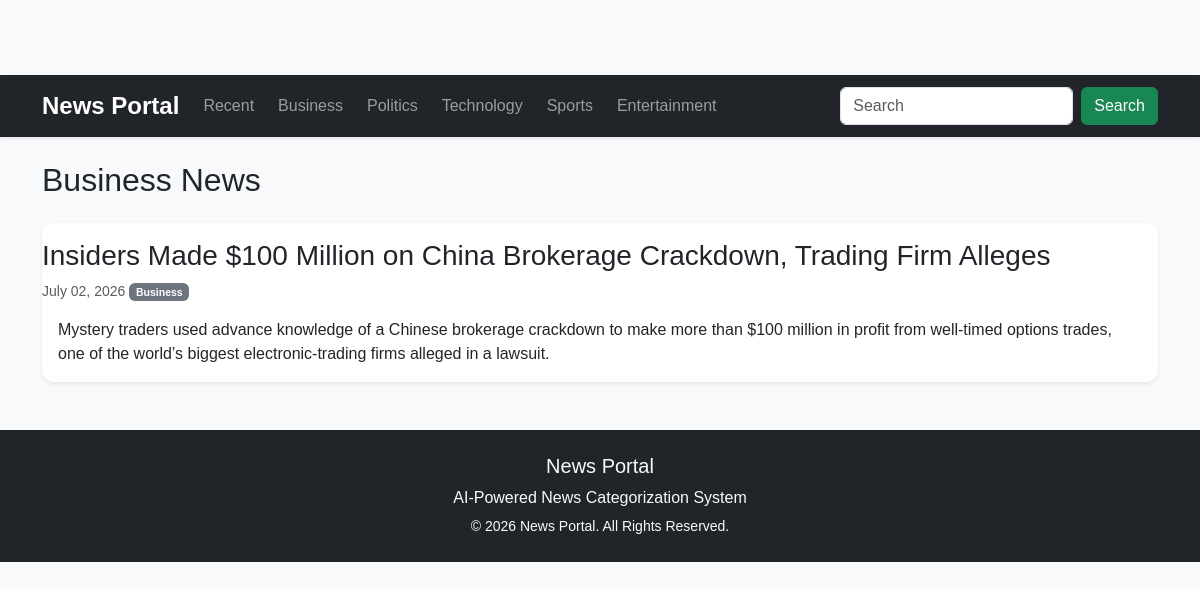
The app's page /business/ with its own data.
### news/models.py (models this page shows, shortened)
class News(models.Model):
    STATUS = (
        ("Draft", "Draft"),
        ("Published", "Published"),
    )
    title = models.CharField(max_length=300)
    content = models.TextField()
    image = models.ImageField(
        upload_to="news_images/",
        blank=True,
        null=True
    )
    auto_category = models.CharField(
        max_length=50,
        blank=True
    )
    category = models.ForeignKey(
        Category,
        on_delete=models.SET_NULL,
        null=True,
        blank=True
    )
    author = models.ForeignKey(
        User,
        on_delete=models.CASCADE
    )
    status = models.CharField(
        max_length=20,
        choices=STATUS,
        default="Draft"
    )
    views = models.IntegerField(default=0)
    created_at = models.DateTimeField(auto_now_add=True)
    updated_at = models.DateTimeField(auto_now=True)

class Category(models.Model):
    name = models.CharField(max_length=50, unique=True)
    def __str__(self):
        return self.name

### news/views.py (the view)
# urls.py: path("business/", views.business, name="business"),
def business(request):
    news = News.objects.filter(
        category__name="Business",
        status="Published"
    ).order_by("-created_at")
    context={
        "news":news,
    }
    return render(request, "newscategory/html/business.html",context)

### templates/newscategory/html/business.html (shortened to what this page needs)
{% extends "base/html/base.html" %}
{% block content %}
<h2 class="mb-4">Business News</h2>
{% for article in news %}
    <div class="card shadow-sm mb-4">
        <h3 class="card-title mt-3">
            {{ article.title }}
        </h3>
        <small class="text-muted">
            {{ article.created_at|date:"F d, Y" }}
            <span class="badge bg-secondary">
                {{ article.category }}
            </span>
        </small>
        <div class="card-body">
            <p class="card-text">
                {{ article.content}}
            </p>
        </div>
    </div>
{% empty %}
<div class="alert alert-warning">
    No Business News Available.
</div>
{% endfor %}
{% endblock %}

### static/css/style.css (style rules this page uses)
body { padding-top: 75px; background:#f5f5f5; font-family:Arial, Helvetica, sans-serif; }
.card { border:none; border-radius:12px; overflow:hidden; box-shadow:0 2px 8px rgba(0,0,0,.1); transition:.3s; }

### records on screen
News: title "Insiders Made $100 Million on China Brokerage Crackdown, Trading Firm Alleges", created_at "July 02, 2026", category "Business", content "Mystery traders used advance knowledge of a Chinese brokerage crackdown to make more than $100 million in profit from well-timed options trades, one of the world’s biggest electronic-trading firms alleged in a lawsuit."
